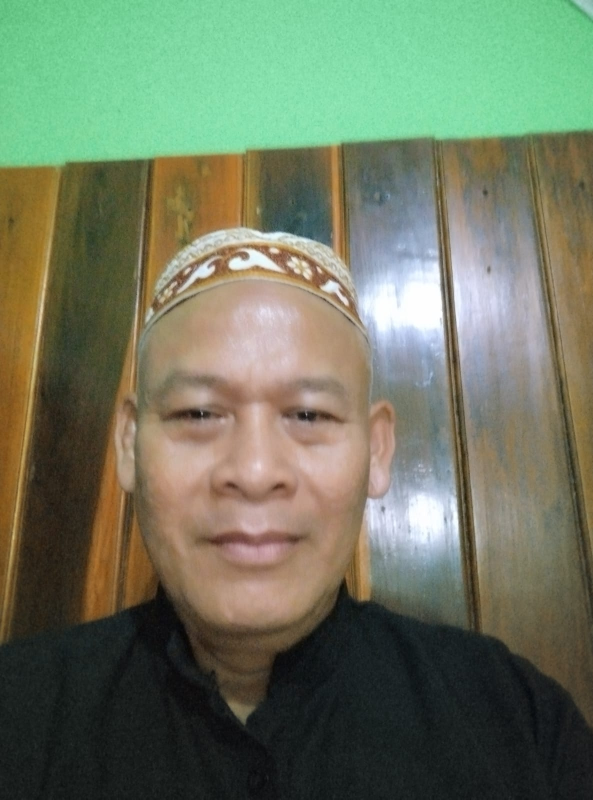
#> input picture bapak/foto10.jpg, 1186 x 1599 px, given in place of the camera (shown at 1/2 size)
$ jupyter execute --allow-errors facerecognition.ipynb
#> lines starting #> are read from the running program, lines starting #| are printed output that depends on the picture; after the words box and inside, x2 and y2 are one past the last pixel; in counts of white or black regions, pixels touching at a corner belong together
[cell 1]
import cv2
import numpy as np
import os
from sklearn.model_selection import train_test_split
from sklearn.svm import SVC
import joblib
import random

[cell 2]
import os
import matplotlib.pyplot as plt

# Path dataset
dataset_path = r"C:\\Users\\ASUS\\OneDrive - Universitas Islam Indonesia\\KULIAH\\SEMESTER 6\\ARTIFICIAL INTELLIGNCE\\UAS_Copy"

# Hitung jumlah file per kelas
class_counts = {}
#> (the rest of this cell did not finish here and is left out)

[cell 3]
# ======================
# Path dataset
# ======================
dataset_path = r"C:\\Users\\ASUS\\OneDrive - Universitas Islam Indonesia\\KULIAH\\SEMESTER 6\\ARTIFICIAL INTELLIGNCE\\UAS_Copy"

processed_faces = []
processed_labels = []

# ======================
# Haar Cascade untuk deteksi wajah
# ======================
face_cascade = cv2.CascadeClassifier(cv2.data.haarcascades + "haarcascade_frontalface_default.xml")

# ======================
# Fungsi Augmentasi
# ======================
def augment_image(image):
    augmented_images = []

    # Rotasi acak
    for angle in random.sample([-15, -10, 10, 15], 2):  # pilih 2 rotasi acak
        h, w = image.shape[:2]
        M = cv2.getRotationMatrix2D((w//2, h//2), angle, 1)
        rotated = cv2.warpAffine(image, M, (w, h))
        augmented_images.append(rotated)

    # Flipping horizontal
    flipped = cv2.flip(image, 1)
    augmented_images.append(flipped)

    return augmented_images

# ======================
# Preprocessing Dataset
# ======================
#> (the rest of this cell did not finish here and is left out)

[cell 4]
import cv2
import matplotlib.pyplot as plt
import random
import os

# Filter hanya folder (skip file seperti .pkl)
#> (the rest of this cell did not finish here and is left out)

[cell 5]
# ======================
# FUNGSI EKSTRAKSI LBP
# ======================
def extract_lbp_features(image):
    """
    Prinsip LBP:
    - Membandingkan intensitas piksel pusat dengan tetangganya
    - Menghasilkan pola biner lokal
    - Dibuat histogram (fitur tekstur wajah)
    """
    lbp = cv2.cvtColor((image * 255).astype("uint8"), cv2.COLOR_BGR2GRAY)
    lbp_hist = cv2.calcHist([lbp], [0], None, [256], [0, 256])
    return lbp_hist.flatten()

# ======================
# UBAH DATA HASIL PREPROCESSING MENJADI FITUR LBP
# ======================
faces_lbp = [extract_lbp_features(img) for img in processed_faces]
faces_lbp = np.array(faces_lbp)
labels = np.array(processed_labels)

# ======================
# TRAINING MODEL SVM
# ======================
#> (the rest of this cell did not finish here and is left out)

[cell 6]
from sklearn.metrics import accuracy_score, precision_score, recall_score, f1_score, confusion_matrix, classification_report, top_k_accuracy_score
import matplotlib.pyplot as plt
import seaborn as sns

# ======================
# PREDIKSI
# ======================
#> (the rest of this cell did not finish here and is left out)

[cell 7]
from sklearn.model_selection import learning_curve

#> (the rest of this cell did not finish here and is left out)

[cell 8]
# ======================
# LOAD MODEL SVM
# ======================
svm_model = joblib.load("face_recognition_model.pkl")
#> (reads face_recognition_model.pkl from the repository)
face_cascade = cv2.CascadeClassifier(cv2.data.haarcascades + "haarcascade_frontalface_default.xml")

# ======================
# FUNGSI EKSTRAKSI LBP
# ======================
def extract_lbp_features(image):
    lbp = cv2.cvtColor(image, cv2.COLOR_BGR2GRAY)
    lbp_hist = cv2.calcHist([lbp], [0], None, [256], [0, 256])
    return lbp_hist.flatten()

# ======================
# REAL-TIME PREDICTION
# ======================
cap = cv2.VideoCapture(0)  # kamera default
confidence_threshold = 70  # threshold untuk Unknown

while True:
    ret, frame = cap.read()
#> frame is the input picture: shape (1599, 1186, 3); mean B, G, R 96.5, 119.8, 110.1
    if not ret:
        break

    gray_frame = cv2.cvtColor(frame, cv2.COLOR_BGR2GRAY)
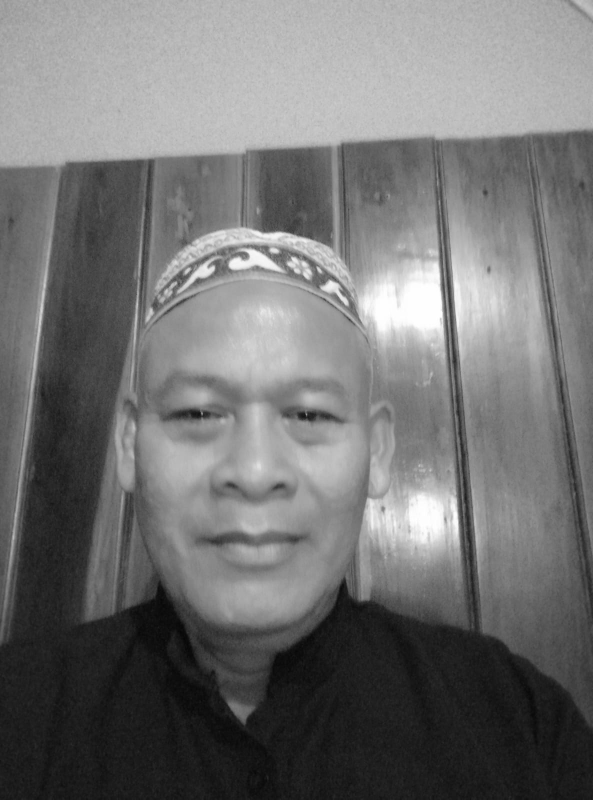
#> gray_frame: shape (1599, 1186) (shown at 1/2 size); min 4, max 255, mean 114.3
    detected_faces = face_cascade.detectMultiScale(gray_frame, scaleFactor=1.1, minNeighbors=5)
#> detected_faces = [[183, 585, 633, 633]]

    for (x, y, w, h) in detected_faces:
        face_roi = frame[y:y+h, x:x+w]
        face_roi_resized = cv2.resize(face_roi, (224, 224))
        face_roi_normalized = face_roi_resized.astype("float32") / 255.0

        # Ekstraksi fitur LBP
        features = extract_lbp_features((face_roi_normalized * 255).astype("uint8")).reshape(1, -1)

        # Prediksi kelas & probabilitas
        prediction = svm_model.predict(features)[0]
        confidence = svm_model.predict_proba(features).max() * 100

        # Label Nama atau "Tidak Dikenal"
        if confidence < confidence_threshold:
            label_text = f"Tidak Dikenal ({confidence:.1f}%)"
            color = (0, 0, 255)  # merah
        else:
            label_text = f"{prediction} ({confidence:.1f}%)"
            color = (0, 255, 0)  # hijau

        # Kotak + Label
        cv2.rectangle(frame, (x, y), (x+w, y+h), color, 2)
        cv2.putText(frame, label_text, (x, y-10), cv2.FONT_HERSHEY_SIMPLEX, 0.7, color, 2)
#> this loop made 1 pass
#> (x, y, w, h, prediction, confidence, label_text, color) on pass 1: (183, 585, 633, 633, 'bapak', 78.12, 'bapak (78.1%)', (0, 255, 0))
#> pass 1, `face_roi = frame[y:y+h, x:x+w]`:
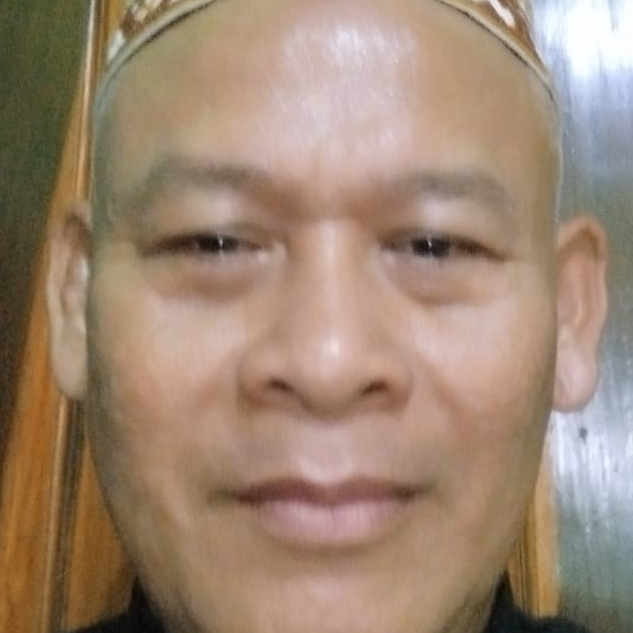
#> face_roi: shape (633, 633, 3); mean B, G, R 115.1, 134.6, 158.3
#> pass 1, in extract_lbp_features, `lbp = cv2.cvtColor(image, cv2.COLOR_BGR2GRAY)`:
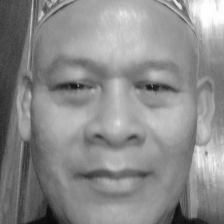
#> lbp: shape (224, 224); min 6, max 254, mean 139.4
#> after the loop:
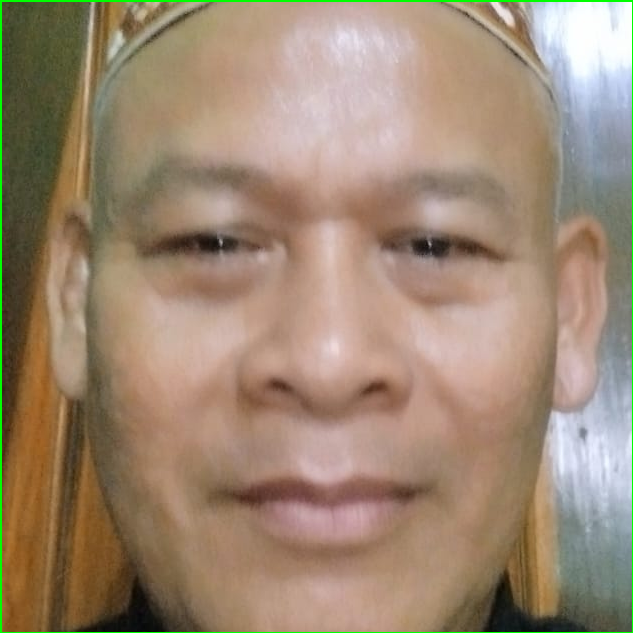
#> face_roi: shape (633, 633, 3); 0.95% of pixels changed, all inside (x1, y1, x2, y2) = (0, 0, 633, 633)
#> after the loop:
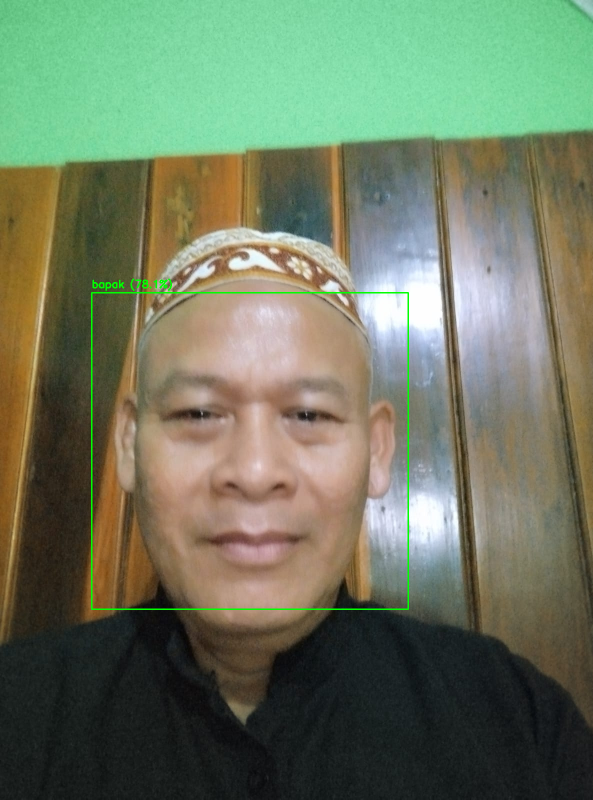
#> frame: shape (1599, 1186, 3) (shown at 1/2 size); 0.46% of pixels changed, all inside (x1, y1, x2, y2) = (182, 557, 818, 1220)

    cv2.imshow("Face Recognition Real-Time", frame)

    # Tekan Q untuk keluar
    if cv2.waitKey(1) & 0xFF == ord('q'):
#> (key q is pressed here)
        break

cap.release()
cv2.destroyAllWindows()
